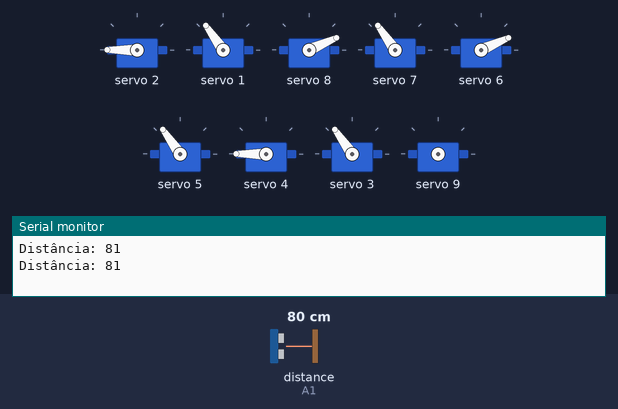
Bench run of a sketch on a simulated Arduino Uno, built with avr-gcc and run on an emulated ATmega328P. Parts: 9 × servo, the last lines printed to the serial monitor. The inputs (shaded band) are chosen by the test bench; at power-on: distance to the obstacle (sensor on A1) 80 cm. The echo pulse lasts 58.3 µs per cm; random numbers use the default seed unless the sketch sets one.

Above: at 5.5 s.
5.6 s: distance to the obstacle (sensor on A1) set to 11 cm
12.8 s: distance to the obstacle (sensor on A1) set to 8 cm
At 17.1 s:
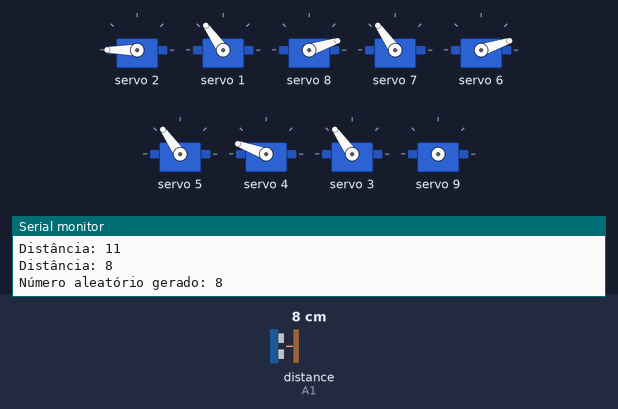
19.6 s: distance to the obstacle (sensor on A1) set to 35 cm
At 24.9 s:
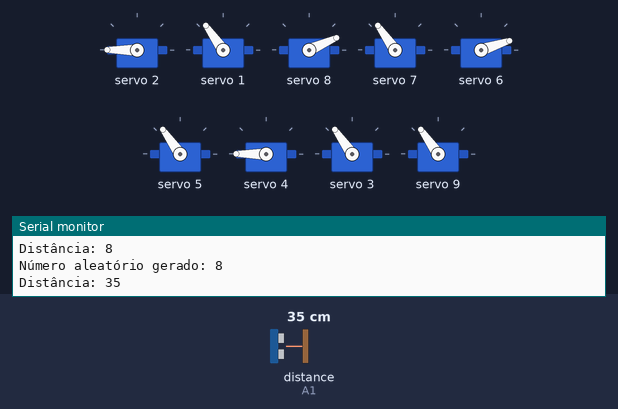
25.2 s: distance to the obstacle (sensor on A1) set to 2 cm
At 30.7 s:
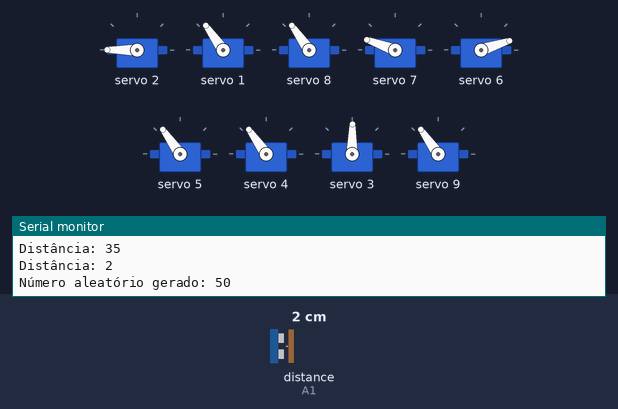
30.8 s: distance to the obstacle (sensor on A1) set to 18 cm
At 38.8 s:
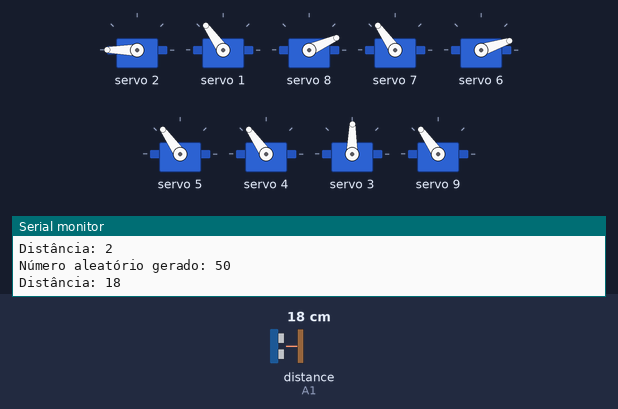
39.4 s: distance to the obstacle (sensor on A1) set to 4 cm
At 44.43 s:
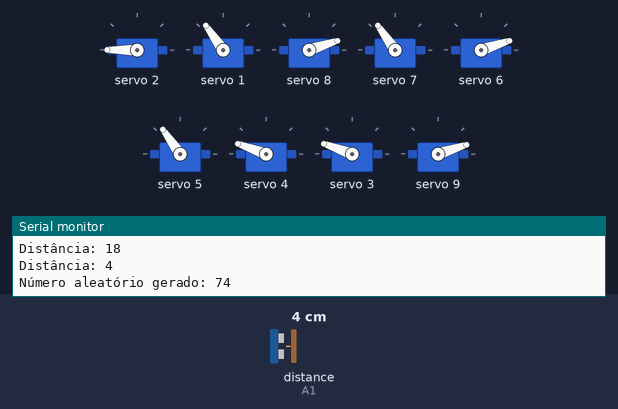
Timing chart, 0 to 46.0 s (numbered marks = the images above; inputs shaded):
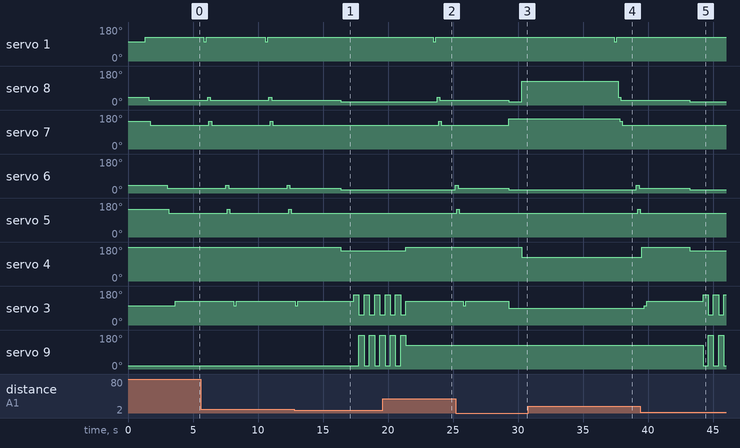

Measured:
- the behaviour switches between 10 and 9 cm on distance to the obstacle (sensor on A1) (found by bisection; images 0 and 1)
- after the input at 12.8 s, servo 4: 180° → 160° after 3.6 s; servo 9: alternates 180° for 0.40 s and 18° for 0.40 s, starting after 5.0 s
- after the input at 19.6 s, servo 1: 125° → 101° after 3.9 s, → 125° 0.20 s later; servo 8: 18° → 42° after 4.2 s, → 24° 0.20 s later; servo 6: 18° → 42° after 5.6 s
- after the input at 25.2 s, servo 4: 180° → 125° after 5.1 s
- after the input at 30.8 s, servo 1: 125° → 101° after 6.6 s, → 125° 0.20 s later; servo 6: 18° → 42° after 8.3 s, → 24° 0.20 s later; servo 5: 125° → 148° after 8.4 s
- after the input at 39.4 s, servo 9: alternates 180° for 0.40 s and 18° for 0.40 s, starting after 4.8 s
- by itself, servo 1: alternates 125° for 4.5 s and 101° for 0.20 s
- by itself, servo 8, servo 6: alternates 42° for 0.20 s and 24° for 4.5 s

The sketch:

Codigo_aranha_PCA_1pata.ino
```cpp
#include <Wire.h>
#include <Adafruit_PWMServoDriver.h>
#include <NewPing.h>

Adafruit_PWMServoDriver pwm = Adafruit_PWMServoDriver();

#define SERVOMIN 150   // pulso mínimo (~1ms)
#define SERVOMAX 600   // pulso máximo (~2ms)
#define PinEcho A1
#define PinTrig A0
#define MaxDis 200

int tempo = 100;
int pulse;
int graus[] = {0, 30, 60, 90, 120, 160, 180};
NewPing sensorUltra(PinTrig, PinEcho, MaxDis);

void setup() {
  Serial.begin(9600);
  pwm.begin();
  pwm.setPWMFreq(50);  // 50Hz padrão para servos

  Wire.begin();
  // Define a taxa de comunicação I2C para 400 kHz (fast mode)
  Wire.setClock(400000);
}

void centralizar(){

  for(int servoMoto = 1; servoMoto<= 8; servoMoto += 2){
    int pulse = map(graus[3], 0, 180, SERVOMIN, SERVOMAX);
    pwm.setPWM(servoMoto, 0, pulse);
    delay(300);
  }

  pulse = map(graus[6], 0, 180, SERVOMIN, SERVOMAX);
  pwm.setPWM(2,0, pulse);

  pulse = map(graus[6], 0, 180, SERVOMIN, SERVOMAX);
  pwm.setPWM(4,0, pulse);

  pulse = map(graus[0], 0, 180, SERVOMIN, SERVOMAX);
  pwm.setPWM(6,0, pulse);

  pulse = map(graus[0], 0, 180, SERVOMIN, SERVOMAX);
  pwm.setPWM(8,0, pulse);

}
void PTE(){

  int pulse = map(150, 0, 180, SERVOMIN, SERVOMAX);
  pwm.setPWM(2,0, pulse);
  delay(tempo);

  pulse = map(70, 0, 180, SERVOMIN, SERVOMAX);
  pwm.setPWM(1,0, pulse);
  delay(tempo);

  pulse = map(170, 0, 180, SERVOMIN, SERVOMAX);
  pwm.setPWM(2,0, pulse);
  delay(tempo);

  pulse = map(graus[3], 0, 180, SERVOMIN, SERVOMAX);
  pwm.setPWM(1,0, pulse);
  delay(tempo);
}
void PDE(){

  int pulse = map(140, 0, 180, SERVOMIN, SERVOMAX);
  pwm.setPWM(4,0, pulse);
  delay(tempo);

  delay(tempo);
  pulse = map(70, 0, 180, SERVOMIN, SERVOMAX);
  pwm.setPWM(3,0, pulse);
  delay(tempo);

  pulse = map(170, 0, 180, SERVOMIN, SERVOMAX);
  pwm.setPWM(4,0, pulse);
  delay(tempo);

  pulse = map(graus[3], 0, 180, SERVOMIN, SERVOMAX);
  pwm.setPWM(3,0, pulse);
  delay(tempo);
}
void PTD(){

  int pulse = map(20, 0, 180, SERVOMIN, SERVOMAX);
  pwm.setPWM(6,0, pulse);
  delay(tempo);

   pulse = map(110, 0, 180, SERVOMIN, SERVOMAX);
  pwm.setPWM(5,0, pulse);
  delay(tempo);

  pulse = map(5, 0, 180, SERVOMIN, SERVOMAX);
  pwm.setPWM(6,0, pulse);
  delay(tempo);

  pulse = map(graus[3], 0, 180, SERVOMIN, SERVOMAX);
  pwm.setPWM(5,0, pulse);
  delay(tempo);

}
void PDD(){


  int pulse = map(20, 0, 180, SERVOMIN, SERVOMAX);
  pwm.setPWM(8,0, pulse);
  delay(tempo);

   pulse = map(110, 0, 180, SERVOMIN, SERVOMAX);
  pwm.setPWM(7,0, pulse);
  delay(tempo);

 pulse = map(5, 0, 180, SERVOMIN, SERVOMAX);
  pwm.setPWM(8,0, pulse);
  delay(tempo);

  pulse = map(graus[3], 0, 180, SERVOMIN, SERVOMAX);
  pwm.setPWM(7,0, pulse);
  delay(tempo);
}
void recusar(){

  pulse = map(graus[4], 0, 180, SERVOMIN, SERVOMAX);
  pwm.setPWM(4,0, pulse);
  delay(1000);

  for(int C = 0; C < 5; C++){

    pulse = map(graus[4], 0, 180, SERVOMIN, SERVOMAX);
    pwm.setPWM(3,0, pulse);
    pulse = map(graus[0], 0, 180, SERVOMIN, SERVOMAX);
    pwm.setPWM(9,0, pulse);
    delay(400);

    pulse = map(graus[1], 0, 180, SERVOMIN, SERVOMAX);
    pwm.setPWM(3,0, pulse);
    pulse = map(graus[6], 0, 180, SERVOMIN, SERVOMAX);
    pwm.setPWM(9,0, pulse);
    delay(400);

  }

  pulse = map(graus[3], 0, 180, SERVOMIN, SERVOMAX);
  pwm.setPWM(9,0, pulse);
  pulse = map(graus[6], 0, 180, SERVOMIN, SERVOMAX);
  pwm.setPWM(4,0, pulse);
  pulse = map(graus[3], 0, 180, SERVOMIN, SERVOMAX);
  pwm.setPWM(3,0, pulse);
  delay(1000);


}
void carrinho(){

  pulse = map(graus[2], 0, 180, SERVOMIN, SERVOMAX);
  pwm.setPWM(3,0, pulse);
  pulse = map(graus[4], 0, 180, SERVOMIN, SERVOMAX);
  pwm.setPWM(7,0, pulse);
  delay(1000);

  pulse = map(graus[3], 0, 180, SERVOMIN, SERVOMAX);
  pwm.setPWM(4,0, pulse);
  pulse = map(graus[3], 0, 180, SERVOMIN, SERVOMAX);
  pwm.setPWM(8,0, pulse);
  delay(6000);
}

void loop() {


  int distancia = sensorUltra.ping_cm();  // Lê a distância em centímetros
    Serial.print("Distância: ");
    Serial.println(distancia); // Mostra a distância no Monitor Serial

    delay(1000);

    if (distancia < 10 && distancia != 0) { // Se houver obstáculo próximo

      int numero = random(1, 101); // Gera um número aleatório
      Serial.print("Número aleatório gerado: ");
      Serial.println(numero);

      if (numero % 10 == 0) { // 10% de chance de aceitar o carinho
        centralizar();
        carrinho();
      }
      else {
        centralizar();
        recusar();
      }

    }
    else {
      PTE();
      PDD();
      delay(1000);
      PTD();
      PDE();
      delay(1000);
    }
 }
```
